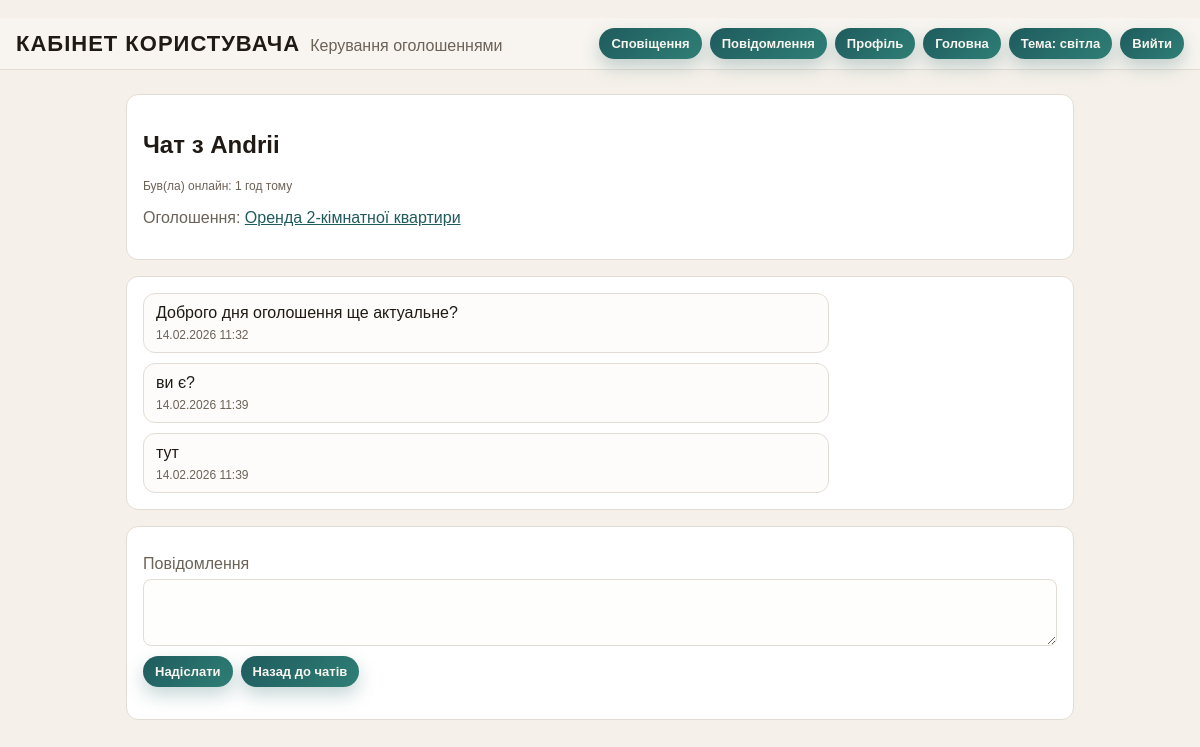
Screenshot of /cabinet/messages/4/ (signed in) with the database file from the repository.
### listings/models.py (models this page shows, shortened)
class Profile(models.Model):
    user = models.OneToOneField(settings.AUTH_USER_MODEL, on_delete=models.CASCADE)
    full_name = models.CharField(max_length=120, blank=True)
    phone = models.CharField(max_length=50, blank=True)
    avatar = models.ImageField(
        upload_to="profile_avatars/",
        default="profile_avatars/defolticon.png",
        blank=True,
    )
    last_seen_at = models.DateTimeField(null=True, blank=True)

class ChatThread(models.Model):
    listing = models.ForeignKey(
        Listing, on_delete=models.CASCADE, related_name="chat_threads"
    )
    landlord = models.ForeignKey(
        settings.AUTH_USER_MODEL,
        on_delete=models.CASCADE,
        related_name="landlord_threads",
    )
    tenant = models.ForeignKey(
        settings.AUTH_USER_MODEL, on_delete=models.CASCADE, related_name="tenant_threads"
    )
    created_at = models.DateTimeField(auto_now_add=True)
    updated_at = models.DateTimeField(auto_now=True)
    class Meta:
        ordering = ["-updated_at"]
        unique_together = ("listing", "landlord", "tenant")

class Listing(models.Model):
    HEATING_INDIVIDUAL = "individual"
    HEATING_CENTRAL = "central"
    HEATING_BUILDING = "building"
    HEATING_OTHER = "other"
    PETS_ALLOWED = "allowed"
    PETS_CATS = "cats_only"
    PETS_NOT_ALLOWED = "not_allowed"
    PETS_NEGOTIABLE = "negotiable"
    HEATING_CHOICES = [
        (HEATING_INDIVIDUAL, "Індивідуальне"),
        (HEATING_CENTRAL, "Централізоване"),
        (HEATING_BUILDING, "Будинкове"),
        (HEATING_OTHER, "Інше"),
    ]
    PETS_CHOICES = [
        (PETS_ALLOWED, "Можна з тваринами"),
        (PETS_CATS, "Можна з котами"),
        (PETS_NOT_ALLOWED, "Не можна"),
        (PETS_NEGOTIABLE, "По домовленості"),
    ]
    ROOMS_1 = "1"
    ROOMS_2 = "2"
    ROOMS_3 = "3"
    ROOMS_4_PLUS = "4+"
    ROOMS_CHOICES = [
        (ROOMS_1, "1"),
        (ROOMS_2, "2"),
        (ROOMS_3, "3"),
        (ROOMS_4_PLUS, "4+"),
    ]
    STATUS_DRAFT = "draft"
    STATUS_PUBLISHED = "published"
    STATUS_ARCHIVED = "archived"
    STATUS_BLOCKED = "blocked"
    STATUS_CHOICES = [
        (STATUS_DRAFT, "Чернетка"),
        (STATUS_PUBLISHED, "Опубліковано"),
        (STATUS_ARCHIVED, "Архів"),
        (STATUS_BLOCKED, "Заблоковано"),
    ]
    owner = models.ForeignKey(
        settings.AUTH_USER_MODEL,
        on_delete=models.CASCADE,
        related_name="listings",
        null=True,
        blank=True,
    )
    title = models.CharField(max_length=120)
    address = models.CharField(max_length=255)
    price_per_month = models.DecimalField(max_digits=10, decimal_places=2)
    floor = models.PositiveSmallIntegerField(null=True, blank=True)
    total_floors = models.PositiveSmallIntegerField(null=True, blank=True)
    heating = models.CharField(max_length=20, choices=HEATING_CHOICES, blank=True)
    pets = models.CharField(max_length=20, choices=PETS_CHOICES, blank=True)
    rooms = models.CharField(max_length=2, choices=ROOMS_CHOICES)
    area_sqm = models.DecimalField(max_digits=7, decimal_places=2, null=True, blank=True)
    description = models.TextField(blank=True)
    photo = models.ImageField(upload_to="listing_photos/", blank=True)
    contact_name = models.CharField(max_length=120)
    contact_phone = models.CharField(max_length=50, blank=True)
    contact_email = models.EmailField(blank=True)
    status = models.CharField(
        max_length=20, choices=STATUS_CHOICES, default=STATUS_PUBLISHED
    )
    views_count = models.PositiveIntegerField(default=0)
    is_active = models.BooleanField(default=True)
    created_at = models.DateTimeField(auto_now_add=True)
    updated_at = models.DateTimeField(auto_now=True)
    class Meta:
        ordering = ["-created_at"]

class ChatMessage(models.Model):
    thread = models.ForeignKey(
        ChatThread, on_delete=models.CASCADE, related_name="messages"
    )
    sender = models.ForeignKey(
        settings.AUTH_USER_MODEL, on_delete=models.CASCADE, related_name="chat_sent"
    )
    recipient = models.ForeignKey(
        settings.AUTH_USER_MODEL, on_delete=models.CASCADE, related_name="chat_received"
    )
    text = models.TextField()
    created_at = models.DateTimeField(auto_now_add=True)
    is_read = models.BooleanField(default=False)
    class Meta:
        ordering = ["created_at"]

### listings/views.py (the view, shortened to what this page needs)
# urls.py: path("cabinet/messages/<int:thread_id>/", views.chat_detail, name="chat_detail"),
@login_required
def chat_detail(request, thread_id: int):
    thread = get_object_or_404(
        ChatThread.objects.select_related("listing", "landlord", "tenant"), pk=thread_id
    )
    if request.user.id not in (thread.landlord_id, thread.tenant_id):
        if request.headers.get("x-requested-with") == "XMLHttpRequest":
            return JsonResponse({"ok": False, "error": "forbidden"}, status=403)
        return redirect("listings:messages_list")
    other_user = thread.tenant if request.user.id == thread.landlord_id else thread.landlord
    other_profile, _ = Profile.objects.get_or_create(user=other_user)
    ChatMessage.objects.filter(
        thread=thread, recipient=request.user, is_read=False
    ).update(is_read=True)
    messages_qs = thread.messages.select_related("sender", "recipient")
    return render(
        request,
        "listings/chat_detail.html",
        {
            "thread": thread,
            "messages": messages_qs,
            "other_user": other_user,
            "other_last_seen": other_profile.last_seen_at,
        },
    )

### listings/context_processors.py (called while the page is built)
def favorites_count(request):
    if request.user.is_authenticated:
        latest_received_message_id = (
            ChatMessage.objects.filter(recipient=request.user).aggregate(max_id=Max("id"))["max_id"]
            or 0
        )
        return {
            "favorites_count": Favorite.objects.filter(user=request.user).count(),
            "unread_messages_count": ChatMessage.objects.filter(
                recipient=request.user, is_read=False
            ).count(),
            "latest_received_message_id": latest_received_message_id,
        }
    return {
        "favorites_count": 0,
        "unread_messages_count": 0,
        "latest_received_message_id": 0,
    }

### listings/templatetags/listings_extras.py (called while the page is built)
@register.filter
def last_seen_human(value):
    if not value:
        return ""
    now = timezone.now()
    delta = now - value
    seconds = int(delta.total_seconds())
    if seconds < 60:
        return "щойно"
    minutes = seconds // 60
    if minutes < 60:
        return f"{minutes} хв тому"
    hours = minutes // 60
    if hours < 24:
        return f"{hours} год тому"
    if hours < 48:
        return "вчора"
    return value.strftime("%d.%m.%Y %H:%M")

### listings/templates/listings/chat_detail.html (shortened to what this page needs)
﻿{% extends "listings/dashboard_base.html" %}`r`n{% load listings_extras %}
{% block content %}
  <div class="panel">
    <h2>Чат з {{ other_user.username }}</h2>
    {% if other_last_seen %}
      <p class="muted" style="font-size: 12px; margin-top: 4px;">
        Був(ла) онлайн: {{ other_last_seen|last_seen_human }}
      </p>
    {% endif %}
    <p class="muted">
      Оголошення:
      <a href="{% url 'listings:listing_detail' thread.listing.pk %}">{{ thread.listing.title }}</a>
    </p>
  </div>
  <div class="panel chat-box" id="chat-box">
    {% if messages %}
      {% for msg in messages %}
        <div class="msg {% if msg.sender_id == request.user.id %}me{% endif %}" data-msg-id="{{ msg.id }}">
          <div>{{ msg.text }}</div>
          <div class="msg-meta">{{ msg.created_at|date:"d.m.Y H:i" }}</div>
        </div>
      {% endfor %}
    {% else %}
      <p class="muted">Поки що немає повідомлень.</p>
    {% endif %}
  </div>
  <div class="panel">
    <form method="post" id="chat-form">
      <label for="message_text">Повідомлення</label>
      <textarea id="message_text" name="message_text" rows="3" maxlength="1000" required></textarea>
      <div class="actions" style="margin-top: 10px;">
        <button class="btn" type="submit">Надіслати</button>
        <a class="btn secondary" href="{% url 'listings:messages_list' %}">Назад до чатів</a>
      </div>
    </form>
  </div>
{% endblock %}

### listings/templates/listings/dashboard_base.html (style rules this page uses)
:root { color-scheme: light; --bg: #f5f1ea; --panel: #ffffff; --ink: #201a14; --muted: #6b6258; --accent: #1f5b5e; --danger: #ff8b8b; --border: #e2ddd4; }
body { margin: 0; font-family: "Verdana", "Tahoma", sans-serif; background: var(--bg); color: var(--ink); }
*, *::before, *::after { box-sizing: border-box; }
.panel { background: var(--panel); border: 1px solid var(--border); border-radius: 12px; padding: 16px; margin-bottom: 16px; }
.btn { display: inline-block; padding: 8px 12px; border-radius: 999px; border: none; background: linear-gradient(135deg, #1f5b5e 0%, #2f7f76 100%); color: #f8f5ef; font-weight: 700; font-size: 13px; text-decoration: none; box-shadow: 0 8px 18px rgba(31, 91, 94, 0.25); }
.btn.secondary { background: linear-gradient(135deg, #1f5b5e 0%, #2f7f76 100%); color: #f8f5ef; border: none; }
a { color: var(--accent); }
input, textarea, select { width: 100%; padding: 10px; border-radius: 8px; border: 1px solid var(--border); background: color-mix(in srgb, var(--panel) 90%, var(--bg) 10%); color: var(--ink); box-sizing: border-box; }
label { display: block; margin: 12px 0 6px; color: var(--muted); }
.muted { color: var(--muted); }
.actions { display: flex; gap: 8px; flex-wrap: wrap; }

### listings/templates/listings/chat_detail.html (style rules this page uses)
.chat-box { max-height: 60vh; overflow-y: auto; display: grid; gap: 10px; }
.msg { padding: 10px 12px; border-radius: 12px; max-width: 75%; border: 1px solid var(--border); background: color-mix(in srgb, var(--panel) 80%, var(--bg) 20%); }
.msg-meta { margin-top: 6px; font-size: 12px; color: var(--muted); }

### rows the page displays
Profile: last_seen_at "1 год тому"
ChatThread: listing "Оренда 2-кімнатної квартири"
ChatMessage: text "Доброго дня оголошення ще актуальне?", created_at "14.02.2026 11:32"
ChatMessage: text "ви є?", created_at "14.02.2026 11:39"
ChatMessage: text "тут", created_at "14.02.2026 11:39"

### other values shown
{{ other_user.username }} "Andrii"
